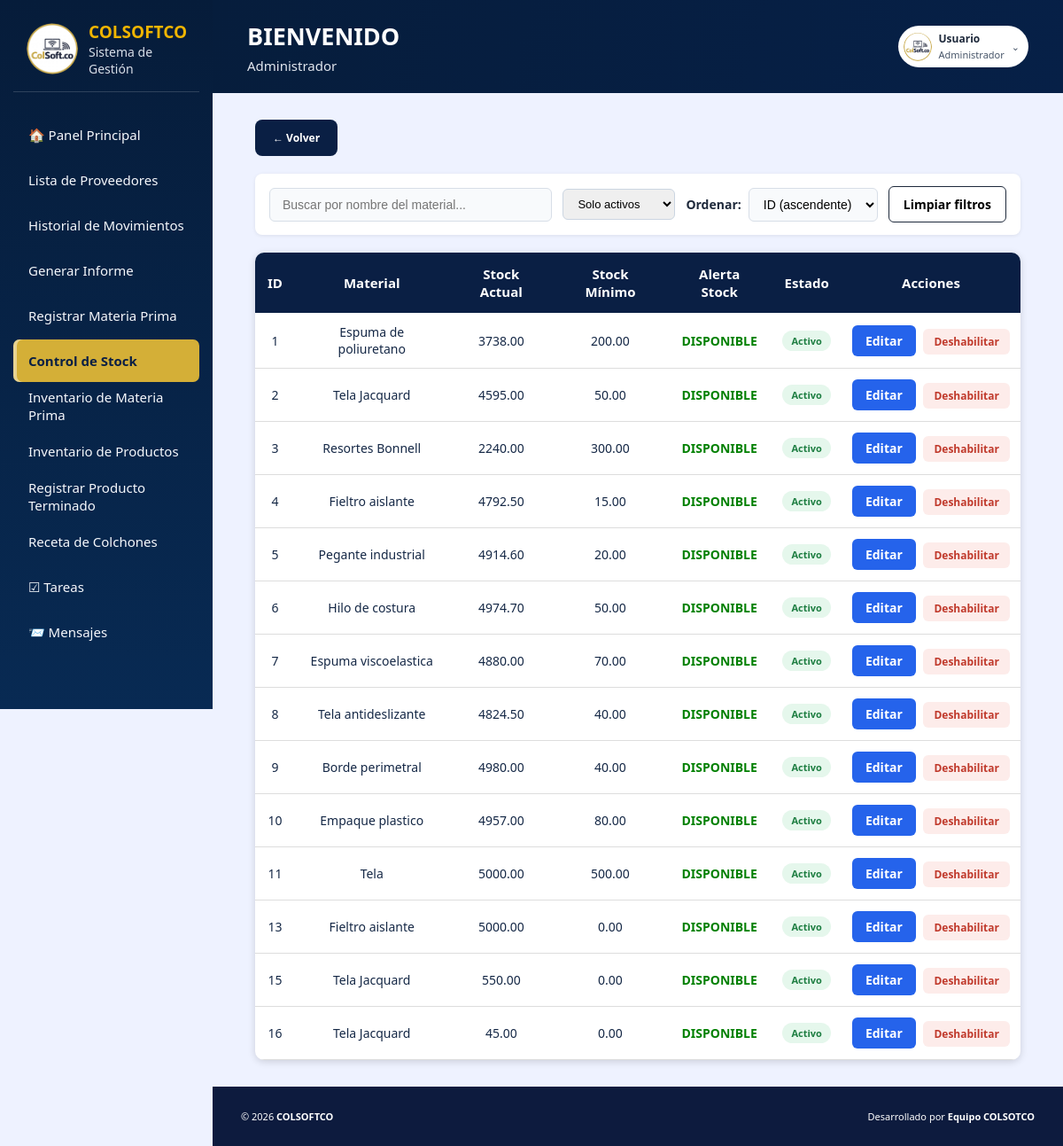
The app's page /view/control_de_stock/inventario/lista_inventario.php (signed in) with its own data.
### tables this page shows
CREATE TABLE `materias_primas` (
  `id_material` int(11) NOT NULL,
  `nombre_material` varchar(100) NOT NULL,
  `stock_actual` decimal(12,2) DEFAULT 0.00,
  `stock_minimo` decimal(12,2) NOT NULL,
  `id_unidad` int(11) DEFAULT NULL,
  `id_proveedor` int(11) DEFAULT NULL,
  `notificar_email` tinyint(1) NOT NULL DEFAULT 0,
  `correo_notificacion` varchar(150) DEFAULT NULL,
  `alerta_enviada` tinyint(1) NOT NULL DEFAULT 0,
  `estado` enum('activo','inactivo') NOT NULL DEFAULT 'activo'
);

### view/control_de_stock/inventario/lista_inventario.php (the view, shortened to what this page needs)
<?php
$db = new Conexion();
$conn = $db->getConnection();
$sql = "
SELECT id_material, nombre_material, stock_actual, stock_minimo, estado
FROM materias_primas
ORDER BY id_material ASC
";
$stmt = $conn->prepare($sql);
$stmt->execute();
$materiales = $stmt->fetchAll(PDO::FETCH_ASSOC);
?>
<!DOCTYPE html>
<html lang="es">
<head>
    <link rel="stylesheet" href="../../../public/css/global.css">
    <link rel="stylesheet" href="../../../public/css/layout.css">
    <link rel="stylesheet" href="lista_inventario.css">
</head>
<body>
    <div class="app">
        <?php include __DIR__ . '/../../partials/sidebar.php'; ?>
        <div class="main">
            <?php
            include __DIR__ . '/../../partials/topbar.php';
            ?>
            <main class="content">
    <div class="container">
        <a class="btn-volver" href="../control_de_stock.php">
            ← Volver
        </a>
        <div class="filtros-container">
            <div class="filtro-busqueda">
                <input
                    type="text"
                    id="inputBusquedaMaterial"
                    placeholder="Buscar por nombre del material...">
            </div>
            <select id="filtroEstado" onchange="filtrarPorEstado()" style="padding:8px 12px;border:1px solid #cbd5e1;border-radius:6px;font-size:13px;">
                <option value="activo" selected>Solo activos</option>
            </select>
            <div class="filtro-orden">
                <label for="selectOrden">   Ordenar:</label>
                <select id="selectOrden">
                    <option value="id" selected>ID (ascendente)</option>
                </select>
            </div>
            <button type="button" id="btnLimpiarFiltros" class="btn-limpiar-filtros">
                Limpiar filtros
            </button>
        </div>
        <div class="table-responsive">
            <table>
                <thead>
                    <tr>
                        <th>ID</th>
                        <th>Material</th>
                        <th>Stock Actual</th>
                        <th>Stock Mínimo</th>
                        <th>Alerta Stock</th>
                        <th>Estado</th>
                        <th>Acciones</th>
                    </tr>
                </thead>
                <tbody id="listaMateriales">
                    <?php foreach ($materiales as $m): ?>
                        <tr data-id="<?= (int)$m['id_material'] ?>" data-nombre="<?php echo htmlspecialchars(strtolower($m['nombre_material'])); ?>">
                            <td><?= $m['id_material'] ?></td>
                            <td><?= htmlspecialchars($m['nombre_material']) ?></td>
                            <td><?= $m['stock_actual'] ?></td>
                            <td><?= $m['stock_minimo'] ?></td>
                            <td>
                                <?php if ($m['stock_actual'] <= $m['stock_minimo']): ?>
                                    <span class="alerta">STOCK BAJO</span>
                                <?php else: ?>
                                    <span class="normal">DISPONIBLE</span>
                                <?php endif; ?>
                            </td>
                            <td>
                                <span style="display:inline-block;padding:4px 10px;border-radius:12px;font-size:11px;font-weight:bold;
                                             background:<?= $m['estado'] === 'activo' ? '#e5f7ec' : '#fdecea' ?>;
                                             color:<?= $m['estado'] === 'activo' ? '#1e7e42' : '#c0392b' ?>;">
                                    <?= $m['estado'] === 'activo' ? 'Activo' : 'Inactivo' ?>
                                </span>
                            </td>
                            <td class="acciones">
                                <a class="btn-editar" href="editar_inventario.php?id=<?= $m['id_material'] ?>">
                                    Editar
                                </a>
                                <button class="btn-toggle-estado"
                                        data-id="<?= $m['id_material'] ?>"
                                        data-estado="<?= $m['estado'] ?>"
                                        style="padding:6px 12px;border:none;border-radius:6px;cursor:pointer;font-size:12px;font-weight:bold;
                                               background:<?= $m['estado'] === 'activo' ? '#fdecea' : '#e5f7ec' ?>;
                                               color:<?= $m['estado'] === 'activo' ? '#c0392b' : '#1e7e42' ?>;">
                                    <?= $m['estado'] === 'activo' ? 'Deshabilitar' : 'Habilitar' ?>
                                </button>
                            </td>
                        </tr>
                    <?php endforeach; ?>
                </tbody>
            </table>
        </div>
    </div>
            </main>
            <?php include __DIR__ . '/../../partials/footer.php'; ?>
        </div>
    </div>
</body>
</html>

### public/css/global.css (style rules this page uses)
*, *::before, *::after { box-sizing: border-box; margin: 0; padding: 0; }
html { font-family: Arial, sans-serif; font-size: 12px; }
body { font-family: Arial, sans-serif; font-size: 12px; color: #152846; background: #f7f9fc; min-height: 100vh; }
:root { --navy: #0A1F44; --navy-dark: #061d3c; --navy-2: #092b55; --gold: #D4AF37; --gold-hover: #b8941f; --gold-soft: rgba(212, 175, 55, 0.14); --bg: #f7f9fc; --surface: #ffffff; --surface-2: #eef2f7; --text: #152846; --muted: #64748b; --border: #e5eaf0; --success: #16a34a; --danger: #dc2626; --warning: #f59e0b; --info: #3b82f6; --shadow: 0 4px 14px rgba(10, 31, 68, 0.10); --header-height: 70px; }
body, .app, .sidebar, .topbar, footer, .card, input, select, textarea, button { transition: background-color 0.25s ease, color 0.25s ease, border-color 0.25s ease; }

### public/css/layout.css (style rules this page uses)
:root { --navy: #061d3c; --navy-2: #092b55; --gold: #D4AF37; --gold-hover: #b8941f; --gold-soft: rgba(212, 175, 55, 0.14); --bg: #f7f9fc; --surface: #ffffff; --surface-2: #eef2f7; --text: #152846; --muted: #64748b; --border: #e5eaf0; --success: #16a34a; --danger: #dc2626; --warning: #f59e0b; --info: #3b82f6; --shadow: 0 4px 14px rgba(10, 31, 68, 0.10); }
*, *::before, *::after { box-sizing: border-box; }
html { scroll-behavior: smooth; }
body { margin: 0; min-height: 100vh; font-family: "Segoe UI", Arial, sans-serif; color: var(--text); background: var(--bg); overflow-x: hidden; }
button { cursor: pointer; font-family: inherit; border: none; }
.app { min-height: 100vh; display: flex; }
.main { margin-left: 276px; }
.main { flex: 1; display: flex; flex-direction: column; min-width: 0; }
@media (max-width: 1200px) { .main { margin-left: 240px; } }
body:has(> .app) { display: block; }
.app { display: flex; flex-direction: row; align-items: stretch; width: 100%; min-height: 100vh; }
.app > .main { flex: 1 1 auto; min-width: 0; display: flex; flex-direction: column; }
.app > .main > .content { flex: 1 1 auto; min-width: 0; }
.app .content select, .page-body select { max-width: 100%; text-overflow: ellipsis; overflow: hidden; }

### view/control_de_stock/inventario/lista_inventario.css (style rules this page uses)
body { margin: 0; background: #eef2ff; min-height: 100vh; }
.filtro-busqueda input { width: 100%; padding: 10px 14px; border: 1px solid #d7dee7; border-radius: 6px; font-size: 14px; background: #f8fafc; box-sizing: border-box; }
.container { width: 90%; max-width: 1100px; margin: 30px auto; flex: 1; }
.btn-volver, .volver { display: inline-block; background: #0A1F44; color: white; text-decoration: none; padding: 12px 20px; border-radius: 8px; font-weight: bold; margin-bottom: 20px; transition: .3s; }
.table-responsive { width: 100%; overflow-x: auto; -webkit-overflow-scrolling: touch; background: white; border-radius: 10px; box-shadow: 0 2px 8px rgba(0,0,0,.15); }
.table-responsive table { width: 100%; border-collapse: collapse; box-shadow: none; border-radius: 0; min-width: 700px; }
th { background: #0A1F44; color: white; padding: 14px; text-align: center; font-size: 15px; }
td { padding: 12px; text-align: center; border-bottom: 1px solid #ddd; font-size: 14px; }
.normal { color: green; font-weight: bold; }
.acciones { white-space: nowrap; text-align: center; }
.btn-editar { display: inline-block; background: #2563eb; color: white; padding: 8px 15px; border-radius: 6px; text-decoration: none; font-weight: bold; margin-right: 5px; transition: .3s; }

### view/control_de_stock/inventario/lista_inventario.php (style rules this page uses)
.filtros-container { display: flex; align-items: center; gap: 12px; background: #fff; border-radius: 8px; box-shadow: 0 1px 4px rgba(0, 0, 0, 0.08); padding: 14px 16px; margin-bottom: 20px; flex-wrap: wrap; }
.filtro-busqueda { flex: 1; min-width: 220px; }
.filtro-busqueda input { width: 100%; padding: 10px 14px; border: 1px solid #d7dee7; border-radius: 6px; font-size: 14px; background: #f8fafc; }
.filtro-orden { display: flex; align-items: center; gap: 8px; white-space: nowrap; }
.filtro-orden label { font-weight: 700; font-size: 14px; color: #1e293b; }
.filtro-orden select { padding: 9px 12px; border: 1px solid #d7dee7; border-radius: 6px; font-size: 14px; background: #f8fafc; }
.btn-limpiar-filtros { padding: 10px 16px; border: 1px solid #1e293b; border-radius: 6px; background: #fff; font-weight: 700; font-size: 14px; cursor: pointer; white-space: nowrap; }

### records on screen
materias_primas: id_material "1", nombre_material "Espuma de poliuretano", stock_actual "3738.00", stock_minimo "200.00", shows "DISPONIBLE", estado "Activo"
materias_primas: id_material "2", nombre_material "Tela Jacquard", stock_actual "4595.00", stock_minimo "50.00", shows "DISPONIBLE", estado "Activo"
materias_primas: id_material "3", nombre_material "Resortes Bonnell", stock_actual "2240.00", stock_minimo "300.00", shows "DISPONIBLE", estado "Activo"
materias_primas: id_material "4", nombre_material "Fieltro aislante", stock_actual "4792.50", stock_minimo "15.00", shows "DISPONIBLE", estado "Activo"
materias_primas: id_material "5", nombre_material "Pegante industrial", stock_actual "4914.60", stock_minimo "20.00", shows "DISPONIBLE", estado "Activo"
materias_primas: id_material "6", nombre_material "Hilo de costura", stock_actual "4974.70", stock_minimo "50.00", shows "DISPONIBLE", estado "Activo"
materias_primas: id_material "7", nombre_material "Espuma viscoelastica", stock_actual "4880.00", stock_minimo "70.00", shows "DISPONIBLE", estado "Activo"
materias_primas: id_material "8", nombre_material "Tela antideslizante", stock_actual "4824.50", stock_minimo "40.00", shows "DISPONIBLE", estado "Activo"
materias_primas: id_material "9", nombre_material "Borde perimetral", stock_actual "4980.00", stock_minimo "40.00", shows "DISPONIBLE", estado "Activo"
materias_primas: id_material "10", nombre_material "Empaque plastico", stock_actual "4957.00", stock_minimo "80.00", shows "DISPONIBLE", estado "Activo"
materias_primas: id_material "11", nombre_material "Tela", stock_actual "5000.00", stock_minimo "500.00", shows "DISPONIBLE", estado "Activo"
materias_primas: id_material "13", nombre_material "Fieltro aislante", stock_actual "5000.00", stock_minimo "0.00", shows "DISPONIBLE", estado "Activo"
materias_primas: id_material "15", nombre_material "Tela Jacquard", stock_actual "550.00", stock_minimo "0.00", shows "DISPONIBLE", estado "Activo"
materias_primas: id_material "16", nombre_material "Tela Jacquard", stock_actual "45.00", stock_minimo "0.00", shows "DISPONIBLE", estado "Activo"

### other values on screen
$rolActual "Administrador"
